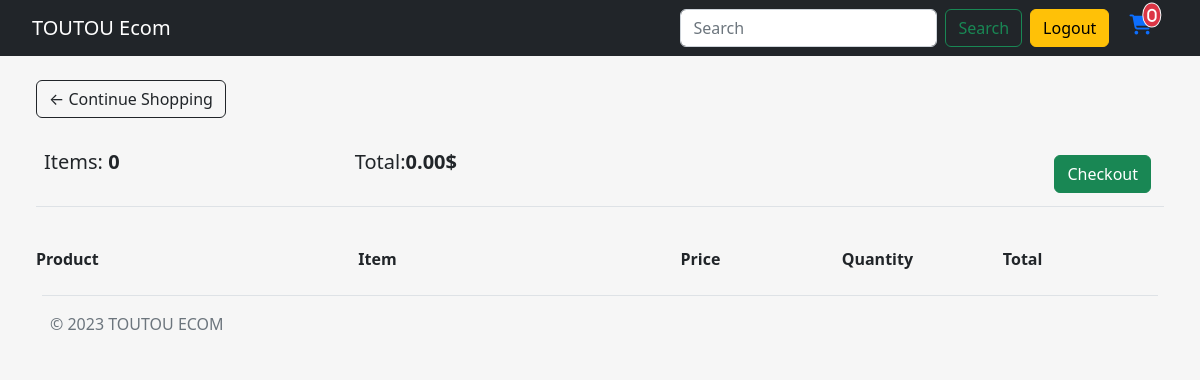
/cart/ (signed in), run on an earlier commit of the app's database.
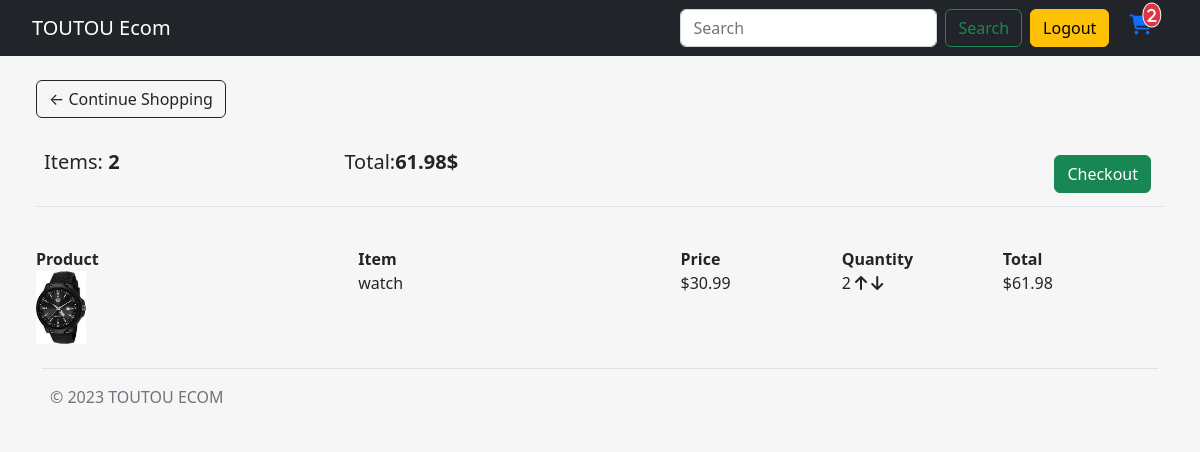
And on a later commit of the database.
### store/models.py (models this page shows, shortened)
class Order(models.Model):
    customer = models.ForeignKey(Customer, on_delete=models.SET_NULL, null=True, blank=True)
    date_ordered = models.DateTimeField(auto_now_add=True)
    complete = models.BooleanField(default=False)
    transaction_id = models.CharField(max_length=254, null=True)
    @property
    def get_cart_total(self):
        orderitems = self.orderitem_set.all()
        total = sum([item.get_total for item in orderitems])
        return total
    @property
    def get_cart_items(self):
        orderitems = self.orderitem_set.all()
        total = sum([item.quantity for item in orderitems])
        return total

class OrderItem(models.Model):
    product = models.ForeignKey(Product, on_delete=models.SET_NULL, null=True)
    order = models.ForeignKey(Order, on_delete=models.SET_NULL, null=True)
    quantity = models.IntegerField(default=0, null=True, blank=True)
    date_added = models.DateTimeField(auto_now_add=True)
    @property
    def get_total(self):
        total = self.product.price * self.quantity
        return total

class Product(models.Model):
    name = models.CharField(max_length=254, null=True)
    price = models.FloatField()
    digital = models.BooleanField(default=False, null=True, blank=False)
    image = models.ImageField(null=True, blank=True)
    @property
    def imageURL(self):
        try:
            url = self.image.url
        except:
            url = ''
        return url

### store/views.py (the view)
# urls.py: path('cart/', views.cart, name='cart'),
def cart(request):
    if request.user.is_authenticated:
        customer = request.user.customer
        order, created =  Order.objects.get_or_create(customer=customer, complete=False)
        items = order.orderitem_set.all()
        cartItems = order.get_cart_items
    else:
        items = []
        order = {'get_cart_total':0, 'get_cart_items':0}
        cartItems = order['get_cart_items']
    context = {'items': items, 'order': order, 'cartItems': cartItems}
    return render (request, 'store/pages/cart.html', context)

### store/templates/store/pages/cart.html
{% extends 'store/main.html' %}
{% load static %}
{% block content %}
<div class="row m-4">
    <div class="col-lg-12">
        <div class="box-element">
            <a  class="btn btn-outline-dark" href="{% url 'store' %}">&#x2190; Continue Shopping</a>
            <br>
            <br>
            <table class="table">
                <tr>
                    <th><h5>Items: <strong>{{order.get_cart_items}}</strong></h5></th>
                    <th><h5>Total:<strong>{{order.get_cart_total|floatformat:2}}$</strong></h5></th>
                    <th>
                        <a  style="float:right; margin:5px;" class="btn btn-success" href="{% url 'checkout' %}">Checkout</a>
                    </th>
                </tr>
            </table>
        </div>
        <br>
        <div class="box-element">
            <div class="cart-row d-flex">
                <div style="flex:2"><strong>Product</strong></div>
                <div style="flex:2"><strong>Item</strong></div>
                <div style="flex:1"><strong>Price</strong></div>
                <div style="flex:1"><strong>Quantity</strong></div>
                <div style="flex:1"><strong>Total</strong></div>
            </div>
            {% for item in items %}
            <div class="cart-row d-flex">
                <div style="flex:2; "><img class="row-image" style="width:50px;" src="{{item.product.imageURL}}"></div>
                <div style="flex:2"><p>{{item.product.name}}</p></div>
                <div style="flex:1"><p>${{item.product.price|floatformat:2}}</p></div>
                <div style="flex:1">
                    <p class="quantity d-inline-block">{{item.quantity}}</p>
                    <div class="quantity d-inline-block">
                        <i data-product="{{item.product.id}}" class="fa-solid fa-arrow-up chg-quantity update-cart" data-action="add" style="cursor: pointer;"></i>
                        <i data-product="{{item.product.id}}" class="fa-solid fa-arrow-down chg-quantity update-cart" data-action="remove" style="cursor: pointer;"></i>
                    </div>
                </div>
                <div style="flex:1"><p>${{item.get_total}}</p></div>
            </div>
            {% endfor %}
        </div>
    </div>
</div>
{% endblock content %}

What changed in the data, as far as the page shows it:
changed through a linked row, Order: get_cart_items "0" → "2"; get_cart_total "0.00" → "61.98"
now on this page (row edited): OrderItem: product.imageURL (picture), product.name "watch", product.price "30.99", quantity "2", get_total "61.98"
Also different on the page:
{{ cartItems }}: "0" → "2"
